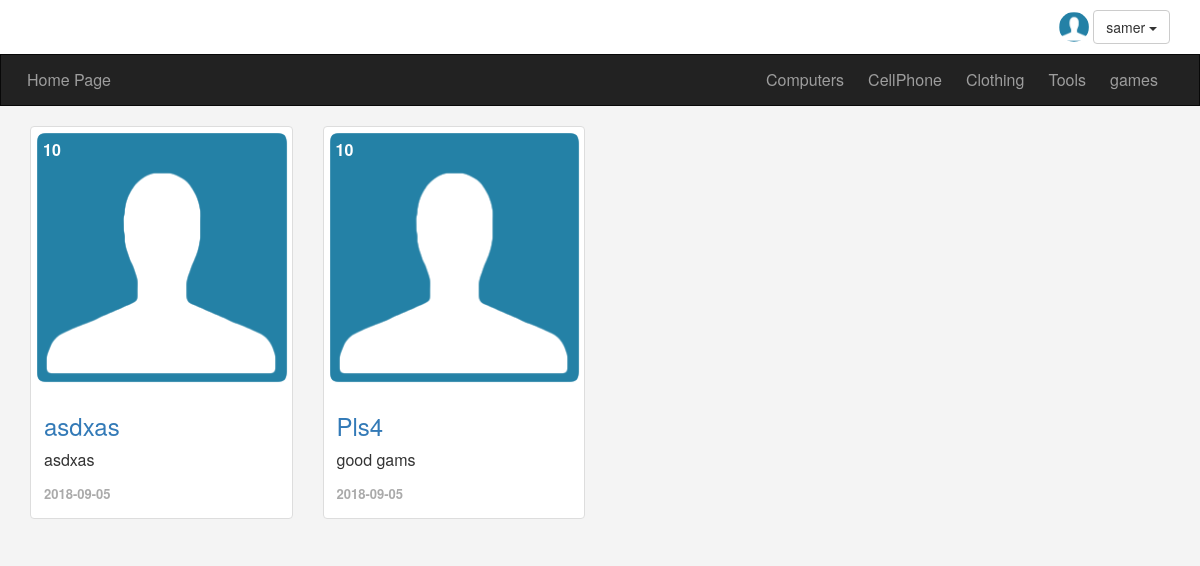
The page /tags.php?name=GOOD (signed in) on the database its author committed.
### tables this page shows
CREATE TABLE IF NOT EXISTS `categories` (
`ID` int(11) NOT NULL,
  `Name` varchar(255) NOT NULL,
  `Descrption` varchar(255) NOT NULL,
  `Parent` int(11) NOT NULL,
  `Ordering` int(11) DEFAULT NULL,
  `Visablty` tinyint(4) NOT NULL DEFAULT '0',
  `Allow_Comment` tinyint(4) NOT NULL DEFAULT '0',
  `Allow_Ads` tinyint(4) NOT NULL DEFAULT '0'
);

CREATE TABLE IF NOT EXISTS `items` (
`ItemID` int(11) NOT NULL,
  `Name` varchar(255) NOT NULL,
  `Descrption` text NOT NULL,
  `Price` varchar(255) NOT NULL,
  `addDate` date NOT NULL,
  `CountryMade` varchar(255) NOT NULL,
  `image` varchar(255) NOT NULL,
  `statues` varchar(255) NOT NULL,
  `Approve` tinyint(4) NOT NULL DEFAULT '0',
  `Rating` smallint(6) NOT NULL,
  `Cat_ID` int(11) NOT NULL,
  `MemberID` int(11) NOT NULL,
  `tags` varchar(255) NOT NULL
);

### init.php (called while the page is built, shortened)
<?php
 include 'Cpanal/connect.php';
$siteroot = 'include/templets';
$func     = 'include/functions';
$header   =	'layout/css';
 include "$func/function.php";
include "$siteroot/header.php";
?>

### include/functions/function.php (called while the page is built, shortened)
<?php
	function getall($field,$table,$where=null,$AND=null,$orderfield,$order = 'DESC'){
		global $db;
	$getall=$db->prepare("SELECT $field FROM $table $where $AND ORDER BY $orderfield $order");
	$getall->execute();
	$count = $getall->fetchAll();
	return $count;
	}
?>

### tags.php (the view, shortened to what this page needs)
<?php
include 'init.php';
?>
<div class="container">
	<?php
		if (isset($_GET['name'])) {
			$tags = $_GET['name'];
			echo '<div class="row">';
			$gettag = getall("*","items","WHERE tags LIKE '%$tags%'","AND Approve=1","ItemID");
			foreach ($gettag as $item) {
					echo '<div class="col-sm-6 col-md-3">';
				echo '<div class="thumbnail item-box">';
					echo '<span class="price-tag">'.$item['Price'].'</span>';
					echo '<img class="img-responsive" src="layout/img/img.png" alt="" />';
					echo '<div class="caption">';
						echo '<h3><a href="item.php?itemid='.$item['ItemID'].'">'.$item['Name'].'</a></h3>';
						echo '<p>'.$item['Descrption'].'</p>';
						echo '<span class="date">'.$item['addDate'].'</span>';
					echo '</div>';
				echo '</div>';
			echo '</div>';
			}
		}
		?>

### include/templets/header.php (shortened to what this page needs)
<!doctype html>
<html>
<head>
</head>
<link rel="stylesheet" href="<?=$header;?>/bootstrap.min.css"/>
<link rel="stylesheet" href="<?=$header;?>/font-awesome.min.css"/>
<link rel="stylesheet" href="<?=$header;?>/jquery-ui.css"/>
<link rel="stylesheet" href="<?=$header;?>/jquery.selectBoxIt.css"/>
<link rel="stylesheet" href="<?=$header;?>/jquery.tagsinput.css" />
<link rel="stylesheet" href="<?=$header;?>/frontend.css"/>
<body>
  <div class="upper-bar">
    <div class="container text-right">
      <?php
      if (isset($_SESSION['user'])) {?>
        <img class=" my-img img-circle" src="layout/img/img.png" alt="" />
          <div class="btn-group my-info">
              <span class="btn btn-default dropdown-toggle" data-toggle="dropdown">
                <?php echo $_SESSION['user']  ?>
                <span class="caret"></span>
              </span>
          </div>
        <?php
      }else{
      ?>
      <a href="login.php">
       <span class="pull-right">Login/SignUp</span>
      </a>
    <?php };?>
  </div>
  </div>
	<nav class="navbar navbar-inverse">
  <div class="container">
    <div class="navbar-header">
      <a class="navbar-brand" href="index.php">Home Page</a>
    </div>
    <div class="collapse navbar-collapse" id="appnav">
      <ul class="nav navbar-nav navbar-right">
       <?php
          $categories = getall('*','categories','WHERE Parent=0','','ID','ASC');
        foreach ($categories as $cat) {
            echo '<li><a href="categories.php?catid=' . $cat['ID'] . '">'.$cat['Name'].'</a></li>';
        }
       ?>
      </ul>
    </div>
  </div>
</nav>

### layout/css/frontend.css (style rules this page uses)
body { background-color: #f4f4f4; font-size: 16px; height: 3000px; }
.navbar { border-radius: 0; margin-bottom: 0; }
.nav>li>a, .navbar-brand { padding: 15px 12px; }
.navbar-brand { font-size: 1em; }
.upper-bar { background-color: #fff; padding: 10px; }
.my-img { width:30px; height: 30px; }
.item-box { position: relative; }
.item-box .price-tag { color: #fff; position: absolute; left: 10px; top: 10px; font-weight: bold; padding: 2px; }
.item-box img { width: 100%; }
.thumbnail .date { text-align: right; font-size: 13px; color: #aaa; font-weight: bold; }

### rows shown on the page
categories: Name "Computers"
categories: Name "CellPhone"
categories: Name "Clothing"
categories: Name "Tools"
categories: Name "games"
items: Price "10", Name "asdxas", Descrption "asdxas", addDate "2018-09-05"
items: Price "10", Name "Pls4", Descrption "good gams", addDate "2018-09-05"

### other values the page prints
$_SESSION['user'] "samer"
